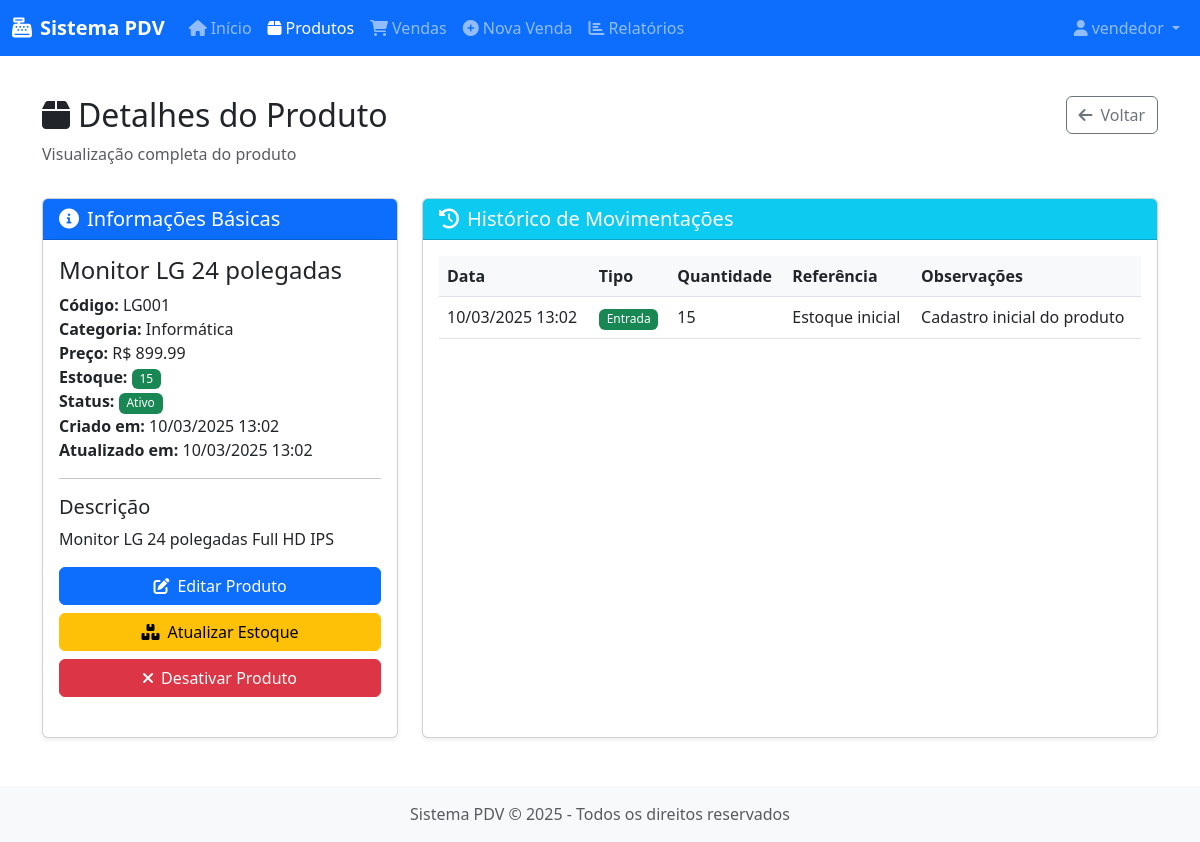
The app's page /products/2 (signed in) with its own data.
### app/models/user.py (models this page shows, shortened)
class User(UserMixin, db.Model):
    __tablename__ = 'users'
    id = db.Column(db.Integer, primary_key=True)
    username = db.Column(db.String(64), unique=True, index=True, nullable=False)
    email = db.Column(db.String(120), unique=True, index=True, nullable=False)
    password_hash = db.Column(db.String(128), nullable=False)
    role = db.Column(db.String(20), default='vendedor')  # 'admin' ou 'vendedor'
    created_at = db.Column(db.DateTime, default=datetime.utcnow)
    last_login = db.Column(db.DateTime, nullable=True)
    active = db.Column(db.Boolean, default=True)
    sales = db.relationship('Sale', backref='seller', lazy='dynamic')
    def is_admin(self):
        return self.role == 'admin'

### app/models/product.py (models this page shows, shortened)
class Product(db.Model):
    __tablename__ = 'products'
    id = db.Column(db.Integer, primary_key=True)
    name = db.Column(db.String(100), nullable=False)
    code = db.Column(db.String(50), unique=True, nullable=False)
    description = db.Column(db.Text, nullable=True)
    price = db.Column(db.Float, nullable=False)
    stock_quantity = db.Column(db.Integer, default=0)
    min_stock = db.Column(db.Integer, default=5)  # Estoque mínimo
    category = db.Column(db.String(50), nullable=True)
    image_path = db.Column(db.String(255), nullable=True)
    created_at = db.Column(db.DateTime, default=datetime.utcnow)
    updated_at = db.Column(db.DateTime, default=datetime.utcnow, onupdate=datetime.utcnow)
    active = db.Column(db.Boolean, default=True)
    sale_items = db.relationship('SaleItem', backref='product', lazy='dynamic')
    stock_movements = db.relationship('StockMovement', backref='product', lazy='dynamic')
    def is_low_stock(self):
        return self.stock_quantity <= self.min_stock

class StockMovement(db.Model):
    __tablename__ = 'stock_movements'
    id = db.Column(db.Integer, primary_key=True)
    product_id = db.Column(db.Integer, db.ForeignKey('products.id'), nullable=False)
    quantity = db.Column(db.Integer, nullable=False)
    movement_type = db.Column(db.String(20), nullable=False)  # 'entrada' ou 'saída'
    reference = db.Column(db.String(50), nullable=True)  # Referência (ex: número da venda, ajuste manual)
    notes = db.Column(db.Text, nullable=True)
    created_at = db.Column(db.DateTime, default=datetime.utcnow)

### app/routes/products.py (the view)
@products.route('/products/<int:product_id>')
@login_required
def show(product_id):
    product = Product.query.get_or_404(product_id)
    stock_movements = StockMovement.query.filter_by(product_id=product_id).order_by(StockMovement.created_at.desc()).all()
    return render_template('products/show.html', product=product, stock_movements=stock_movements)

### app/__init__.py (called while the page is built)
def create_app(config_class=Config):
    app = Flask(__name__)
    app.config.from_object(config_class)
    db.init_app(app)
    migrate.init_app(app, db)
    login_manager.init_app(app)
    from app.routes.auth import auth as auth_blueprint
    app.register_blueprint(auth_blueprint)
    from app.routes.main import main as main_blueprint
    app.register_blueprint(main_blueprint)
    from app.routes.products import products as products_blueprint
    app.register_blueprint(products_blueprint)
    from app.routes.sales import sales as sales_blueprint
    app.register_blueprint(sales_blueprint)
    from app.routes.reports import reports as reports_blueprint
    app.register_blueprint(reports_blueprint)
    @app.context_processor
    def inject_now():
        return {'now': datetime.utcnow()}
    with app.app_context():
        db.create_all()
    return app

### app/models/user.py (called while the page is built)
@login_manager.user_loader
def load_user(user_id):
    return User.query.get(int(user_id))

### app/templates/products/show.html (shortened to what this page needs)
{% extends "base.html" %}
{% block content %}
<div class="row mb-3">
    <div class="col">
        <h2><i class="fas fa-box me-2"></i>Detalhes do Produto</h2>
        <p class="text-muted">Visualização completa do produto</p>
    </div>
    <div class="col-auto">
        <a href="{{ url_for('products.index') }}" class="btn btn-outline-secondary">
            <i class="fas fa-arrow-left me-2"></i>Voltar
        </a>
    </div>
</div>
<div class="row">
    <div class="col-md-4 mb-4">
        <div class="card h-100">
            <div class="card-header bg-primary text-white">
                <h5 class="mb-0"><i class="fas fa-info-circle me-2"></i>Informações Básicas</h5>
            </div>
            <div class="card-body">
                <h4 class="card-title">{{ product.name }}</h4>
                <p class="card-text">
                    <strong>Código:</strong> {{ product.code }}<br>
                    <strong>Categoria:</strong> {{ product.category or 'Não categorizado' }}<br>
                    <strong>Preço:</strong> R$ {{ "%.2f"|format(product.price) }}<br>
                    <strong>Estoque:</strong>
                    {% if product.is_low_stock() %}
                    <span class="badge bg-danger">{{ product.stock_quantity }}</span>
                    {% else %}
                    <span class="badge bg-success">{{ product.stock_quantity }}</span>
                    {% endif %}
                    <br>
                    <strong>Status:</strong>
                    {% if product.active %}
                    <span class="badge bg-success">Ativo</span>
                    {% else %}
                    <span class="badge bg-danger">Inativo</span>
                    {% endif %}
                    <br>
                    <strong>Criado em:</strong> {{ product.created_at.strftime('%d/%m/%Y %H:%M') }}<br>
                    <strong>Atualizado em:</strong> {{ product.updated_at.strftime('%d/%m/%Y %H:%M') }}
                </p>
                {% if product.description %}
                <hr>
                <h5>Descrição</h5>
                <p>{{ product.description }}</p>
                {% endif %}
                <div class="d-grid gap-2 mt-3">
                    <a href="{{ url_for('products.edit', product_id=product.id) }}" class="btn btn-primary">
                        <i class="fas fa-edit me-2"></i>Editar Produto
                    </a>
                    <a href="{{ url_for('products.update_stock', product_id=product.id) }}" class="btn btn-warning">
                        <i class="fas fa-boxes me-2"></i>Atualizar Estoque
                    </a>
                    <form action="{{ url_for('products.toggle', product_id=product.id) }}" method="POST">
                        <button type="submit" class="btn btn-{{ 'danger' if product.active else 'success' }} w-100" onclick="return confirm('Tem certeza que deseja {{ 'desativar' if product.active else 'ativar' }} este produto?')">
                            <i class="fas fa-{{ 'times' if product.active else 'check' }} me-2"></i>{{ 'Desativar' if product.active else 'Ativar' }} Produto
                        </button>
                    </form>
                </div>
            </div>
        </div>
    </div>
    <div class="col-md-8 mb-4">
        <div class="card h-100">
            <div class="card-header bg-info text-white">
                <h5 class="mb-0"><i class="fas fa-history me-2"></i>Histórico de Movimentações</h5>
            </div>
            <div class="card-body">
                {% if stock_movements %}
                <div class="table-responsive">
                    <table class="table table-hover">
                        <thead>
                            <tr>
                                <th>Data</th>
                                <th>Tipo</th>
                                <th>Quantidade</th>
                                <th>Referência</th>
                                <th>Observações</th>
                            </tr>
                        </thead>
                        <tbody>
                            {% for movement in stock_movements %}
                            <tr>
                                <td>{{ movement.created_at.strftime('%d/%m/%Y %H:%M') }}</td>
                                <td>
                                    {% if movement.movement_type == 'entrada' %}
                                    <span class="badge bg-success">Entrada</span>
                                    {% else %}
                                    <span class="badge bg-danger">Saída</span>
                                    {% endif %}
                                </td>
                                <td>{{ movement.quantity }}</td>
                                <td>{{ movement.reference or '-' }}</td>
                                <td>{{ movement.notes or '-' }}</td>
                            </tr>
                            {% endfor %}
                        </tbody>
                    </table>
                </div>
                {% else %}
                <div class="alert alert-info">
                    <i class="fas fa-info-circle me-2"></i>Nenhuma movimentação de estoque registrada.
                </div>
                {% endif %}
            </div>
        </div>
    </div>
</div>
{% endblock %}

### app/templates/base.html (shortened to what this page needs)
<!DOCTYPE html>
<html lang="pt-br">
<head>
    <link href="https://cdn.jsdelivr.net/npm/bootstrap@5.3.0-alpha1/dist/css/bootstrap.min.css" rel="stylesheet">
    <link rel="stylesheet" href="https://cdnjs.cloudflare.com/ajax/libs/font-awesome/6.0.0/css/all.min.css">
    <link rel="stylesheet" href="{{ url_for('static', filename='css/style.css') }}">
</head>
<body>
    {% if current_user.is_authenticated %}
    <nav class="navbar navbar-expand-lg navbar-dark bg-primary">
        <div class="container-fluid">
            <a class="navbar-brand" href="{{ url_for('main.index') }}">
                <i class="fas fa-cash-register me-2"></i>Sistema PDV
            </a>
            <div class="collapse navbar-collapse" id="navbarNav">
                <ul class="navbar-nav me-auto">
                    <li class="nav-item">
                        <a class="nav-link" href="{{ url_for('main.index') }}">
                            <i class="fas fa-home me-1"></i>Início
                        </a>
                    </li>
                    <li class="nav-item">
                        <a class="nav-link" href="{{ url_for('products.index') }}">
                            <i class="fas fa-box me-1"></i>Produtos
                        </a>
                    </li>
                    <li class="nav-item">
                        <a class="nav-link" href="{{ url_for('sales.index') }}">
                            <i class="fas fa-shopping-cart me-1"></i>Vendas
                        </a>
                    </li>
                    <li class="nav-item">
                        <a class="nav-link" href="{{ url_for('sales.new') }}">
                            <i class="fas fa-plus-circle me-1"></i>Nova Venda
                        </a>
                    </li>
                    <li class="nav-item">
                        <a class="nav-link" href="{{ url_for('reports.index') }}">
                            <i class="fas fa-chart-bar me-1"></i>Relatórios
                        </a>
                    </li>
                </ul>
                <ul class="navbar-nav">
                    <li class="nav-item dropdown">
                        <a class="nav-link dropdown-toggle" href="#" id="userDropdown" role="button" data-bs-toggle="dropdown">
                            <i class="fas fa-user me-1"></i>{{ current_user.username }}
                        </a>
                    </li>
                </ul>
            </div>
        </div>
    </nav>
    {% endif %}
    <main class="container py-4">
        {% block content %}{% endblock %}
    </main>
    <footer class="footer mt-auto py-3 bg-light">
        <div class="container text-center">
            <span class="text-muted">Sistema PDV &copy; {{ now.year }} - Todos os direitos reservados</span>
        </div>
    </footer>
</body>
</html>

### app/static/css/style.css (style rules this page uses)
body { min-height: 100vh; display: flex; flex-direction: column; }
main { flex: 1; }
.navbar-brand { font-weight: bold; }
.card { box-shadow: 0 0.125rem 0.25rem rgba(0, 0, 0, 0.075); margin-bottom: 1.5rem; }
.card-header { font-weight: 500; }
.table th { background-color: #f8f9fa; }
.badge { font-weight: 500; }

### records on screen
User: username "vendedor"
Product: name "Monitor LG 24 polegadas", code "LG001", category "Informática", price "899.99", stock_quantity "15", created_at "10/03/2025 13:02", updated_at "10/03/2025 13:02", description "Monitor LG 24 polegadas Full HD IPS", active "Desativar"
StockMovement: created_at "10/03/2025 13:02", movement_type "Entrada", quantity "15", reference "Estoque inicial", notes "Cadastro inicial do produto"
